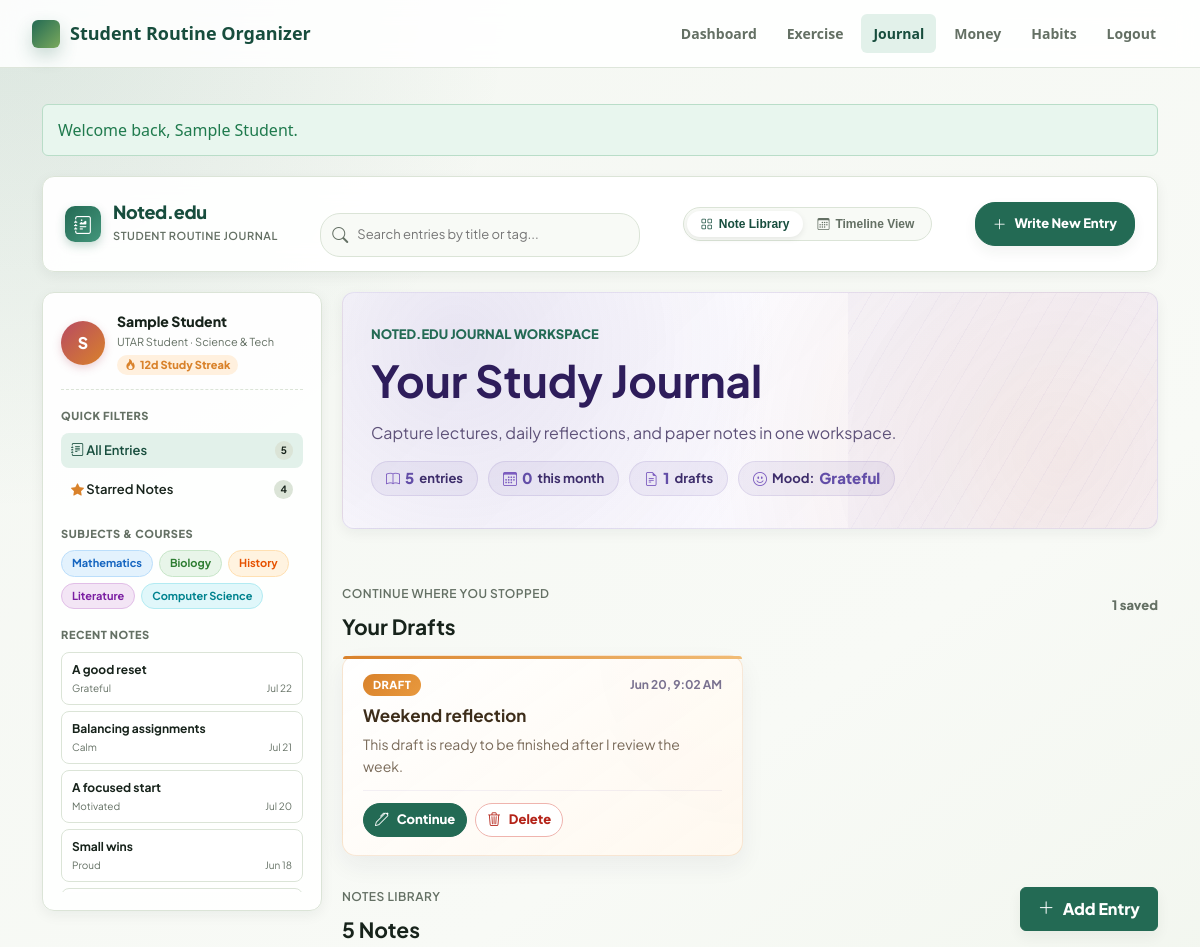
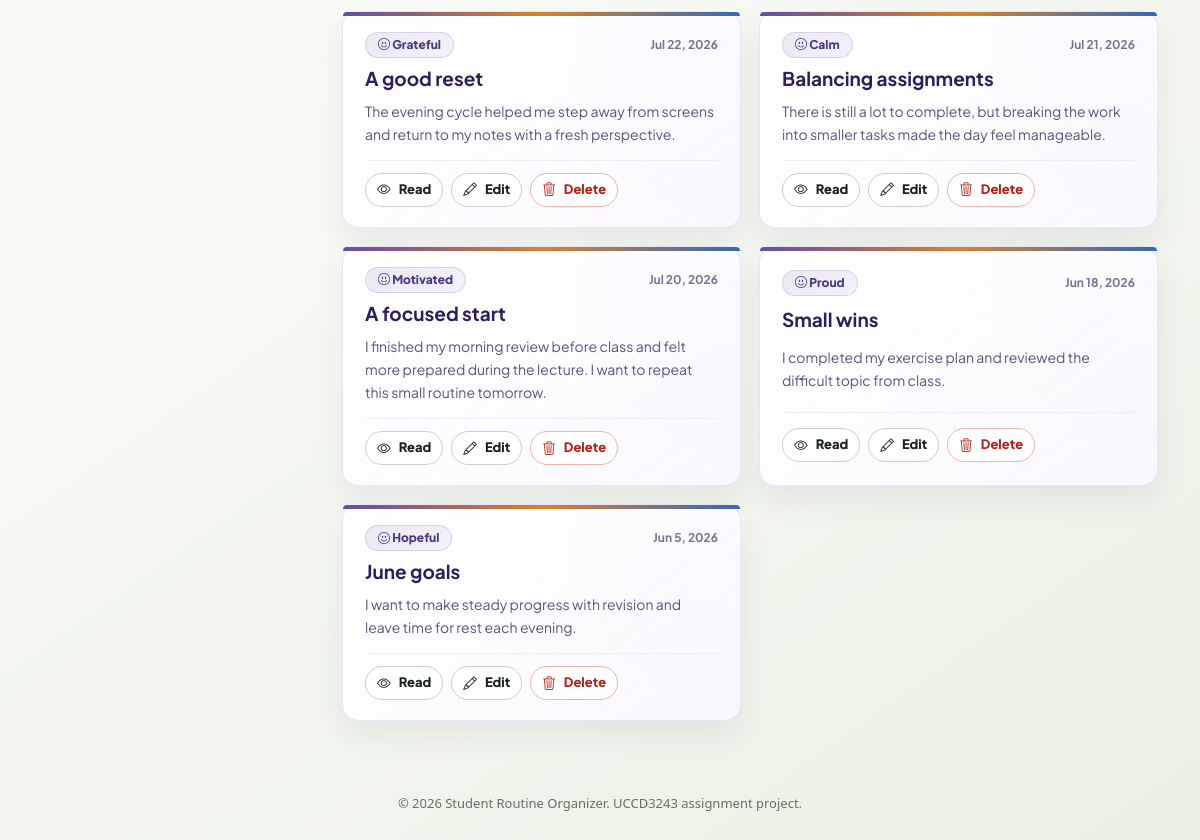
Page /modules/journal/index.php (signed in) on the committed database (2 pictures, top to bottom).
### tables this page shows
CREATE TABLE journal_entries (
  journal_id INT AUTO_INCREMENT PRIMARY KEY,
  user_id INT NOT NULL,
  title VARCHAR(120) NOT NULL,
  content TEXT NOT NULL,
  mood_status VARCHAR(50) NOT NULL,
  entry_date DATE NOT NULL,
  subject VARCHAR(50) NOT NULL DEFAULT 'General',
  weather VARCHAR(50) NOT NULL DEFAULT '☀️ Sunny',
  tags VARCHAR(255) NOT NULL DEFAULT '',
  paper_style VARCHAR(50) NOT NULL DEFAULT 'lined',
  starred TINYINT(1) NOT NULL DEFAULT 0,
  canvas_json MEDIUMTEXT DEFAULT NULL,
  created_at TIMESTAMP DEFAULT CURRENT_TIMESTAMP,
  updated_at TIMESTAMP DEFAULT CURRENT_TIMESTAMP ON UPDATE CURRENT_TIMESTAMP,
  CONSTRAINT fk_journal_user
    FOREIGN KEY (user_id) REFERENCES users(user_id)
    ON DELETE CASCADE,
  INDEX idx_journal_user_date (user_id, entry_date),
  INDEX idx_journal_mood (mood_status)
);

CREATE TABLE journal_drafts (
  draft_id INT AUTO_INCREMENT PRIMARY KEY,
  user_id INT NOT NULL,
  title VARCHAR(120) NOT NULL DEFAULT '',
  content TEXT NOT NULL,
  mood_status VARCHAR(50) NOT NULL DEFAULT '',
  entry_date DATE NULL,
  template_key VARCHAR(32) NOT NULL DEFAULT 'blank',
  subject VARCHAR(50) NOT NULL DEFAULT 'General',
  weather VARCHAR(50) NOT NULL DEFAULT '☀️ Sunny',
  tags VARCHAR(255) NOT NULL DEFAULT '',
  paper_style VARCHAR(50) NOT NULL DEFAULT 'lined',
  starred TINYINT(1) NOT NULL DEFAULT 0,
  canvas_json MEDIUMTEXT DEFAULT NULL,
  created_at TIMESTAMP DEFAULT CURRENT_TIMESTAMP,
  updated_at TIMESTAMP DEFAULT CURRENT_TIMESTAMP ON UPDATE CURRENT_TIMESTAMP,
  CONSTRAINT fk_journal_draft_user
    FOREIGN KEY (user_id) REFERENCES users(user_id)
    ON DELETE CASCADE,
  INDEX idx_journal_draft_user_updated (user_id, updated_at)
);

### modules/journal/index.php (the view, shortened to what the rows shown need)
<?php
require __DIR__ . '/../../config/database.php';
require __DIR__ . '/../../includes/validation.php';
require __DIR__ . '/journal_helpers.php';
$userId = (int) $_SESSION['user_id'];
$filters = journalFiltersFromRequest($_GET);
$records = [];
$drafts = [];
$pageError = null;
try {
    $connection = getDatabaseConnection();
    $drafts = journalListDraftsForUser($connection, $userId);
    $filterQuery = journalFilterQuery($filters, $userId);
    $sql = 'SELECT journal_id, title, content, mood_status, entry_date, created_at, updated_at '
        . 'FROM journal_entries WHERE ' . $filterQuery['where']
        . ' ORDER BY ' . journalOrderBy($filters['sort']);
    $stmt = $connection->prepare($sql);
    $params = $filterQuery['params'];
    journalBindParams($stmt, $filterQuery['types'], $params);
    $stmt->execute();
    $records = $stmt->get_result()->fetch_all(MYSQLI_ASSOC);
} catch (Throwable $exception) {
    logApplicationException($exception, 'journal index');
    $pageError = 'Journal entries are unavailable right now. Please check the database setup.';
}
require __DIR__ . '/../../includes/header.php';
?>
<div class="noted-app-container">
    <header class="noted-header">
        <a class="noted-brand" href="<?= BASE_URL; ?>/modules/journal/index.php">
            <div class="noted-brand-text">
                <h2>Noted.edu</h2>
            </div>
        </a>
    </header>
    <?php if ($pageError): ?>
        <div class="alert alert-error"><?= escapeOutput($pageError); ?></div>
    <?php else: ?>
        <div id="notedEditorView" class="noted-main-grid">
            <aside class="noted-sidebar">
                <div>
                    <div class="sidebar-notes-list">
                        <?php if ($records): ?>
                            <?php foreach (array_slice($records, 0, 5) as $recent): ?>
                                <a class="sidebar-note-card" href="<?= BASE_URL; ?>/modules/journal/view.php?id=<?= (int) $recent['journal_id']; ?>" style="text-decoration:none;">
                                    <span class="sidebar-note-title"><?= escapeOutput($recent['title']); ?></span>
                                    <div class="sidebar-note-meta">
                                        <span><?= escapeOutput($recent['mood_status']); ?></span>
                                        <span><?= escapeOutput(date('M j', strtotime($recent['entry_date']))); ?></span>
                                    </div>
                                </a>
                            <?php endforeach; ?>
                        <?php else: ?>
                            <span style="font-size:11px; color:var(--nj-muted);">No entries yet.</span>
                        <?php endif; ?>
                    </div>
                </div>
            </aside>
            <main style="display:flex; flex-direction:column; gap:20px;">
                <section class="journal-hero" style="border-radius:var(--nj-radius); box-shadow:var(--nj-shadow-sm);">
                    <div>
                        <h1>Your Study Journal</h1>
                    </div>
                </section>
                <?php if ($drafts): ?>
                    <section class="journal-draft-section" style="margin:0;">
                        <div class="journal-board-heading">
                            <div>
                                <h2>Your Drafts</h2>
                            </div>
                        </div>
                        <div class="journal-draft-grid">
                            <?php foreach ($drafts as $draft): ?>
                                <?php
                                $draftTitle = trim((string) $draft['title']) !== '' ? (string) $draft['title'] : 'Untitled draft';
                                $draftPreview = trim((string) $draft['content']) !== '' ? journalPreview((string) $draft['content'], 100) : 'No writing yet';
                                ?>
                                <article class="journal-draft-card">
                                    <div class="journal-card-topline">
                                        <span class="journal-draft-badge">Draft</span>
                                        <time datetime="<?= escapeOutput($draft['updated_at']); ?>"><?= escapeOutput(date('M j, g:i A', strtotime($draft['updated_at']))); ?></time>
                                    </div>
                                    <h3><?= escapeOutput($draftTitle); ?></h3>
                                    <p><?= escapeOutput($draftPreview); ?></p>
                                    <div class="journal-card-actions">
                                        <a class="button small-button primary" href="<?= BASE_URL; ?>/modules/journal/create.php?draft_id=<?= (int) $draft['draft_id']; ?>"><i class="bi bi-pen"></i> Continue</a>
                                        <a class="button small-button danger-button" href="<?= BASE_URL; ?>/modules/journal/draft_delete.php?id=<?= (int) $draft['draft_id']; ?>"><i class="bi bi-trash3"></i> Delete</a>
                                    </div>
                                </article>
                            <?php endforeach; ?>
                        </div>
                    </section>
                <?php endif; ?>
                <section>
                    <div class="journal-board-heading">
                        <div>
                            <h2><?= number_format(count($records)); ?> Note<?= count($records) === 1 ? '' : 's'; ?></h2>
                        </div>
                    </div>
                    <?php if (!$records): ?>
                        <section class="panel empty-state">
                            <h2>Your journal is ready for its first page</h2>
                            <p class="muted">Start writing using interactive paper templates, drawing tools, and AI reflection prompts.</p>
                            <a class="button primary" href="<?= BASE_URL; ?>/modules/journal/create.php">Write First Entry</a>
                        </section>
                    <?php else: ?>
                        <div class="journal-card-grid">
                            <?php foreach ($records as $record): ?>
                                <article class="journal-card">
                                    <div class="journal-card-topline">
                                        <span class="journal-mood-pill"><i class="bi bi-emoji-smile"></i> <?= escapeOutput($record['mood_status']); ?></span>
                                        <time datetime="<?= escapeOutput($record['entry_date']); ?>"><?= escapeOutput(date('M j, Y', strtotime($record['entry_date']))); ?></time>
                                    </div>
                                    <h2><a href="<?= BASE_URL; ?>/modules/journal/view.php?id=<?= (int) $record['journal_id']; ?>"><?= escapeOutput($record['title']); ?></a></h2>
                                    <p class="journal-preview"><?= escapeOutput(journalPreview($record['content'])); ?></p>
                                    <div class="journal-card-actions">
                                        <a class="button small-button" href="<?= BASE_URL; ?>/modules/journal/view.php?id=<?= (int) $record['journal_id']; ?>"><i class="bi bi-eye"></i> Read</a>
                                        <a class="button small-button" href="<?= BASE_URL; ?>/modules/journal/edit.php?id=<?= (int) $record['journal_id']; ?>"><i class="bi bi-pencil"></i> Edit</a>
                                        <a class="button small-button danger-button" href="<?= BASE_URL; ?>/modules/journal/delete.php?id=<?= (int) $record['journal_id']; ?>"><i class="bi bi-trash3"></i> Delete</a>
                                    </div>
                                </article>
                            <?php endforeach; ?>
                        </div>
                    <?php endif; ?>
                </section>
            </main>
        </div>
    <?php endif; ?>
</div>
<?php require __DIR__ . '/../../includes/footer.php'; ?>

### rows in the picture
journal_entries: title "A good reset", mood_status "Grateful", entry_date "Jul 22", entry_date "Jul 22, 2026", content "The evening cycle helped me step away from screens and return to my notes with a fresh perspective."
journal_entries: title "Balancing assignments", mood_status "Calm", entry_date "Jul 21", entry_date "Jul 21, 2026", content "There is still a lot to complete, but breaking the work into smaller tasks made the day feel manageable."
journal_entries: title "A focused start", mood_status "Motivated", entry_date "Jul 20", entry_date "Jul 20, 2026", content "I finished my morning review before class and felt more prepared during the lecture. I want to repeat this small routine tomorrow."
journal_entries: title "Small wins", mood_status "Proud", entry_date "Jun 18", entry_date "Jun 18, 2026", content "I completed my exercise plan and reviewed the difficult topic from class."
journal_drafts: updated_at "Jun 20, 9:02 AM", title "Weekend reflection", content "This draft is ready to be finished after I review the week."
journal_entries: mood_status "Hopeful", entry_date "Jun 5, 2026", title "June goals", content "I want to make steady progress with revision and leave time for rest each evening."

### other values in the picture
APP_NAME "Student Routine Organizer"
escapeOutput($label) "Dashboard"
escapeOutput($label) "Exercise"
escapeOutput($label) "Journal"
escapeOutput($label) "Money"
escapeOutput($label) "Habits"
$message "Welcome back, Sample Student."
substr($userName, 0, 1) "S"
escapeOutput($userName) "Sample Student"
$summary['total'] "5"
$summary['this_month'] "0"
count($drafts) "1"
escapeOutput($summary['latest_mood']) "Grateful"
count($records) "5"
